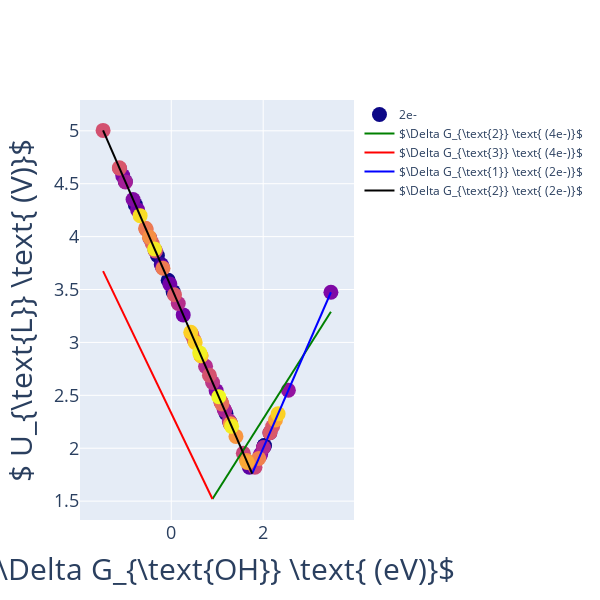

Here is the notebook cell this chart was saved with:
### Code cell
# Activity plot (combined)- based on 2e-

# linear regression for 4e- WOR
model_DG2 = LinearRegression()
X = df_cleaned.DG_OH.values.reshape(-1,1)
model_DG2.fit(X, df_cleaned.DG2)

x_range = np.linspace(X.min(), X.max(), 100)
y1_range = model_DG2.predict(x_range.reshape(-1,1))
(coef_DG2, intercept_DG2) = (model_DG2.coef_, model_DG2.intercept_)

model_DG3 = LinearRegression()
model_DG3.fit(X, df_cleaned.DG3)

x_range = np.linspace(X.min(), X.max(), 100)
y2_range = model_DG3.predict(x_range.reshape(-1,1))
(coef_DG3, intercept_DG3) = (model_DG3.coef_, model_DG3.intercept_)

# get volcano peak
x_peak = - (intercept_DG2 - intercept_DG3) / (coef_DG2 - coef_DG3)
y_peak = model_DG2.predict(x_peak.reshape(-1,1))


# revise x,y range for each region
x1_range = np.linspace(x_peak[0], X.max(), 100)
x2_range = np.linspace(X.min(), x_peak[0], 100)

y1_range = model_DG2.predict(x1_range.reshape(-1,1))
y2_range = model_DG3.predict(x2_range.reshape(-1,1))



# linear regression for 2e- WOR
model_DG1_2e = LinearRegression()
# X = df_cleaned.DG_OH.values.reshape(-1,1)
model_DG1_2e.fit(X, df_cleaned.DG1_2e)

x3_range = np.linspace(1.76, X.max(), 100)
y3_range = model_DG1_2e.predict(x3_range.reshape(-1,1))
(coef_DG1_2e, intercept_DG1_2e) = (model_DG1_2e.coef_, model_DG1_2e.intercept_)


model_DG2_2e = LinearRegression()
model_DG2_2e.fit(X, df_cleaned.DG2_2e)

x4_range = np.linspace(X.min(), 1.76, 100)
y4_range = model_DG2_2e.predict(x4_range.reshape(-1,1))
(coef_DG2_2e, intercept_DG2_2e) = (model_DG2_2e.coef_, model_DG2_2e.intercept_)
print(coef_DG1_2e, intercept_DG1_2e, coef_DG2_2e, intercept_DG2_2e)


# get plot
layout = go.Layout(height = 600, width = 600, # title = 'activity plot',
                   titlefont = dict(size = 25),
                   showlegend = True,
              #     plot_bgcolor = 'yellow'
              #     hovermode = 'closest'
                   )

trace_2e = go.Scatter(x = df_cleaned['DG_OH'], y = df_cleaned['UL_2e'], name = '2e-', text= df_cleaned['formula'],
                   textposition = 'top left', 
                    mode = 'markers', marker = dict(size = 15, symbol = 0), marker_color = df_cleaned['Ehull'],) 

trace_4e = go.Scatter(x = df_cleaned['DG_OH'], y = df_cleaned['UL_4e'], name = '4e-', text= df_cleaned['formula'],
                   textposition = 'top left',
                    mode = 'markers', marker = dict(size = 15, symbol = 0), marker_color = df_cleaned['Ehull'],)

trace1 = go.Scatter(x=x1_range, y= y1_range, name = r'$\Delta G_{\text{2}} \text{ (4e-)}$',
                    mode = 'lines', marker=dict(color = 'green'))

trace2 = go.Scatter(x=x2_range, y= y2_range, name = r'$\Delta G_{\text{3}} \text{ (4e-)}$',
                    mode = 'lines', marker=dict(color = 'red'))

trace3 = go.Scatter(x=x3_range, y= y3_range, name = r'$\Delta G_{\text{1}} \text{ (2e-)}$',
                    mode = 'lines', marker=dict(color = 'blue'))

trace4 = go.Scatter(x=x4_range, y= y4_range, name = r'$\Delta G_{\text{2}} \text{ (2e-)}$',
                    mode = 'lines', marker=dict(color = 'black'))

data = [trace_2e, trace1, trace2, trace3, trace4] # trace_4e

fig = go.Figure(data = data, layout = layout)
fig.update_xaxes(title_text = r'$\Delta G_{\text{OH}} \text{ (eV)}$', 
                                       titlefont = dict(size = 30),
                 tickfont = dict(size=18),
                   zeroline = False,
                   gridwidth = 1)
fig.update_yaxes(title_text =  r'$ U_{\text{L}} \text{ (V)}$', titlefont = dict(size = 30),
                 tickfont = dict(size=18),
                   zeroline = False,
                   gridwidth = 1)

# plot(fig, filename = 'plots/activity_plot_combined_v2.html', include_mathjax='cdn')
fig.show()
# py.iplot(fig)
